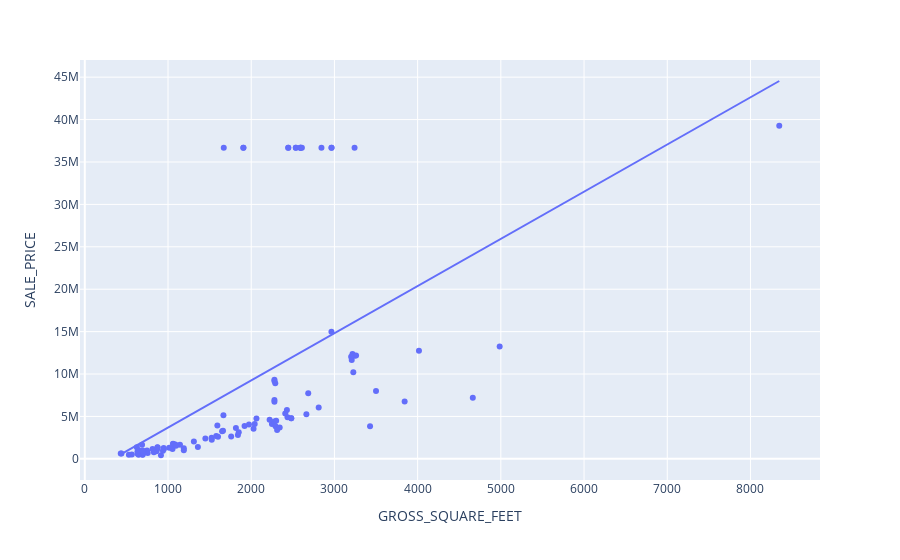

The cell this chart's notebook holds for it:
### Code cell
# Add an OLS (Ordinary Least Squares) trendline,
# to see how the outliers influence the "line of best fit"
px.scatter(subset, x='GROSS_SQUARE_FEET', y='SALE_PRICE', trendline='ols')
